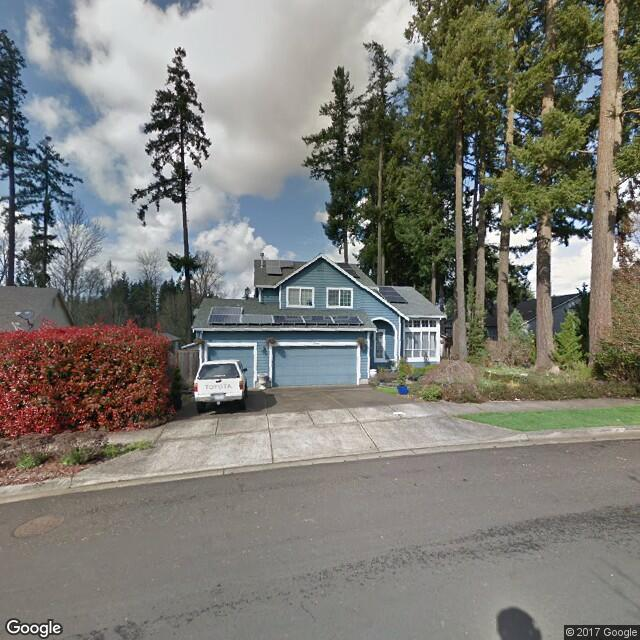
#> input picture img/file1160.png, 640 x 640 px, given in place of file309.png, which was not available
$ jupyter execute --allow-errors DeepLab_test.ipynb   (shell and % lines are left out)   (Python 2 division)
#> lines starting #> are read from the running program, lines starting #| are printed output that depends on the picture; after the words box and inside, x2 and y2 are one past the last pixel; in counts of white or black regions, pixels touching at a corner belong together; pictures that were not available may be replaced by others from this repository, and a replacement may not be noted
[cell 1]
import numpy as np
import cv2

[cell 2]
import matplotlib.pyplot as plt
# display plots in this notebook

[cell 3]
import caffe

[cell 4]
import sys
caffe_root = '/home/student/Documents/PSPNet'  # this file should be run from {caffe_root}/examples (otherwise change this line)
sys.path.insert(0, caffe_root + 'python')

[cell 5]
caffe.set_mode_cpu()
#> (this line was passed over: caffe is not available in this run)

[cell 6]
model_def = '/home/student/Documents/PSPNet/evaluation/prototxt/pspnet101_cityscapes_713.prototxt'
model_weights = '/home/student/Documents/PSPNet/caffemodel/pspnet101_cityscapes.caffemodel'
# model_def = caffe_root + 'models/DeepLab-LargeFOV/test.prototxt'
# model_weights = caffe_root + 'models/DeepLab-LargeFOV/train2_iter_8000.caffemodel'

#> (a cell that did not finish here is left out)

#> (a cell that did not finish here is left out)

#> (a cell that did not finish here is left out)

#> (a cell that did not finish here is left out)

#> (a cell that did not finish here is left out)

#> (a cell that did not finish here is left out)

#> (a cell that did not finish here is left out)

#> (a cell that did not finish here is left out)

#> (a cell that did not finish here is left out)

#> (a cell that did not finish here is left out)

#> (a cell that did not finish here is left out)

#> (a cell that did not finish here is left out)

[cell 19]
import cv2
import numpy as np
import matplotlib.pyplot as plt
# display plots in this notebook


house_img = "/home/student/Sumukh/Results/House/test_house309.png"
road_img = "/home/student/Sumukh/Results/Road/test_road309.png"
tree_img = "/home/student/Sumukh/Results/Trees/test_tree309.png"
terrain_img = "/home/student/Sumukh/Results/Terrain/test_terrain309.png"

img = "/home/student/Sumukh/Living_Indicator/img/file309.png"

img1 = cv2.imread(img)
#> img1 is the input picture: shape (640, 640, 3); mean B, G, R 117.4, 124.1, 124.9

house = cv2.imread(house_img)
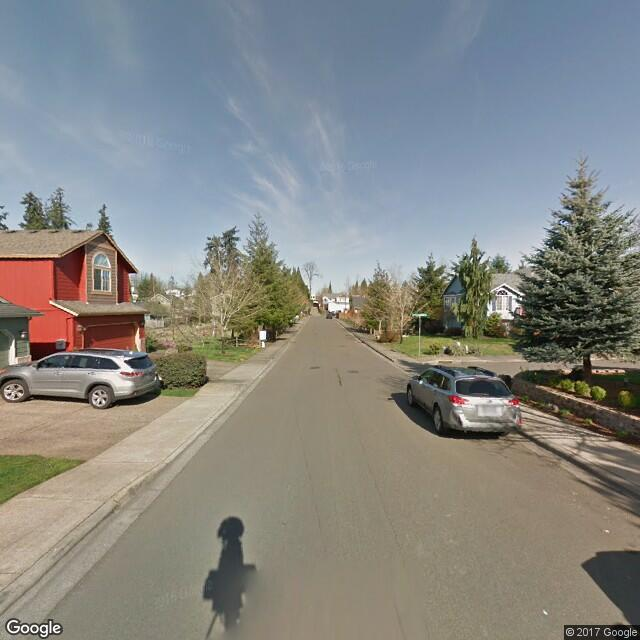
#> input picture img/file1335.png, 640 x 640 px, given in place of test_house309.png, which was not available
#> house is the input picture: shape (640, 640, 3); mean B, G, R 131.6, 135.2, 134.2
road = cv2.imread(road_img)
tree = cv2.imread(tree_img)
terrain = cv2.imread(terrain_img)

pts1 = np.float32([[144, 60], [144, 425], [513, 60], [513, 425]])
pts2 = np.float32([[0, 0], [0, 640], [640, 0], [640, 640]])

M = cv2.getPerspectiveTransform(pts1, pts2)

house= cv2.warpPerspective(house, M, (640, 640))
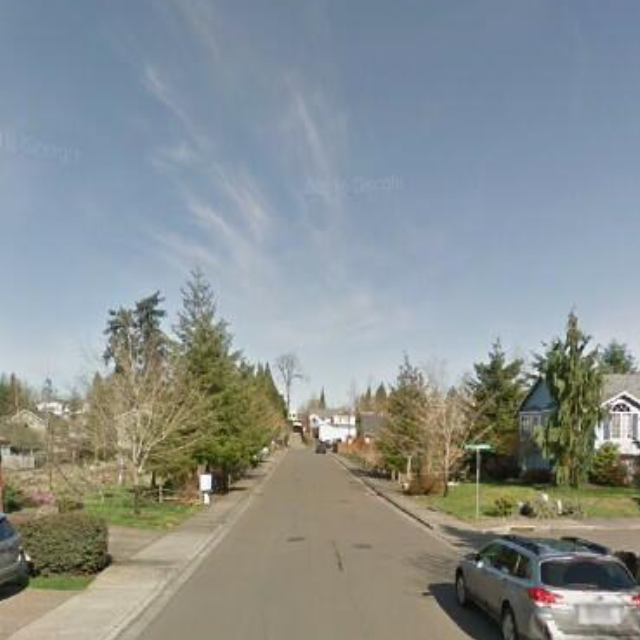
#> house: shape (640, 640, 3); mean B, G, R 144.7, 144.5, 137.4
house = cv2.cvtColor(house, cv2.COLOR_BGR2GRAY)
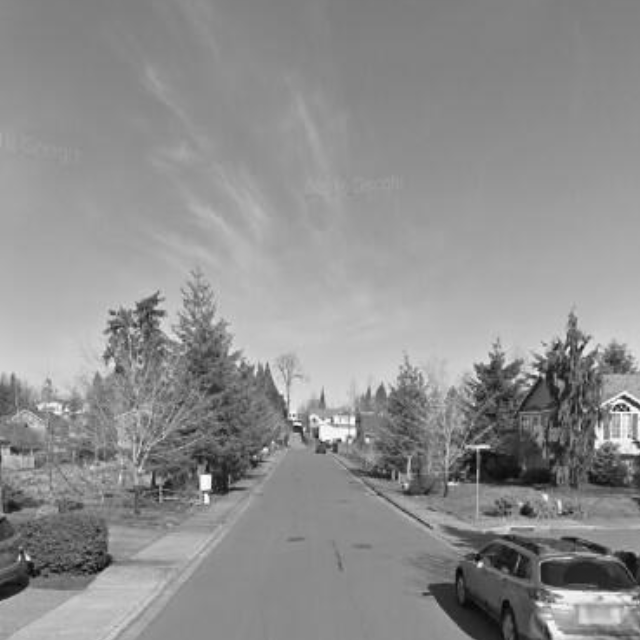
#> house: shape (640, 640); min 5, max 254, mean 142.4
house_ret, house_mask = cv2.threshold(house, 30, 255, cv2.THRESH_BINARY)
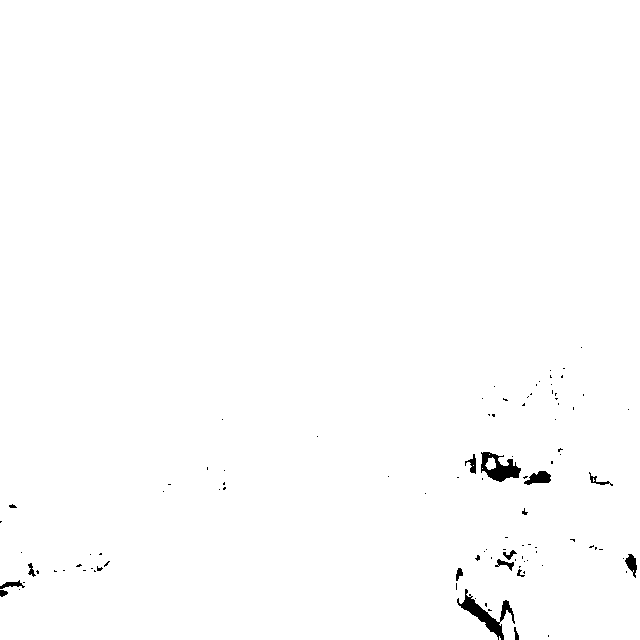
#> house_mask: shape (640, 640); 99.3% white; 101 black regions (85 under 20 px), largest, box (x1, y1, x2, y2) and area: (457, 589, 515, 640) 759, (481, 452, 521, 482) 626, (524, 471, 551, 485) 233
house_bg = cv2.bitwise_and(img1, img1, mask = house_mask)

road= cv2.warpPerspective(road, M, (640, 640))
road = cv2.cvtColor(road, cv2.COLOR_BGR2GRAY)
road_ret, road_mask = cv2.threshold(road, 30, 255, cv2.THRESH_BINARY)
road_bg = cv2.bitwise_and(img1, img1, mask = road_mask)

#> (the rest of this cell did not finish here and is left out)
